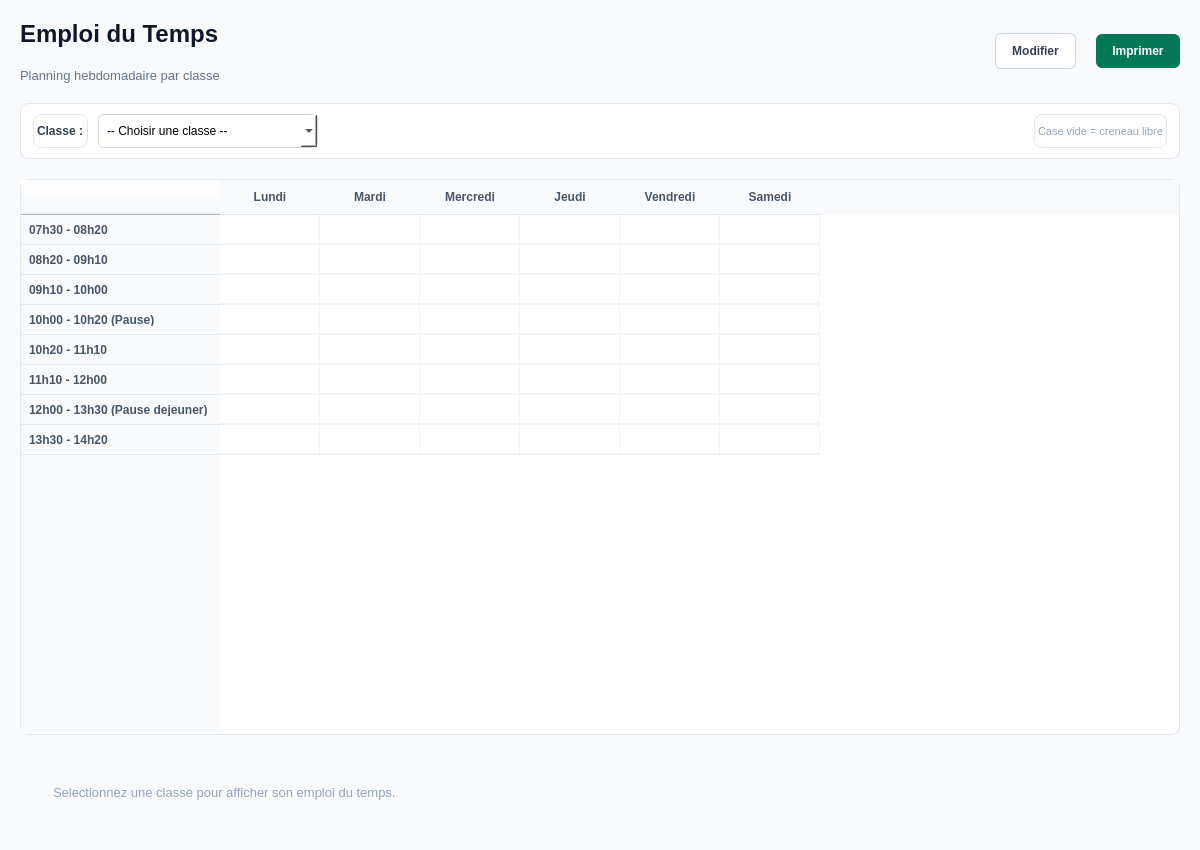
<?xml version="1.0" encoding="UTF-8"?>
<ui version="4.0">
 <class>PagePlanning</class>
 <widget class="QWidget" name="PagePlanning">
  <property name="geometry">
   <rect>
    <x>0</x>
    <y>0</y>
    <width>1200</width>
    <height>850</height>
   </rect>
  </property>
  <property name="windowTitle">
   <string>Emploi du Temps</string>
  </property>
  <property name="styleSheet">
   <string>background-color: #f8fafc; font-family: 'Segoe UI', sans-serif;</string>
  </property>
  <layout class="QVBoxLayout" name="mainLayout">
   <property name="spacing">
    <number>20</number>
   </property>
   <property name="leftMargin">
    <number>20</number>
   </property>
   <property name="topMargin">
    <number>20</number>
   </property>
   <property name="rightMargin">
    <number>20</number>
   </property>
   <property name="bottomMargin">
    <number>20</number>
   </property>

   <!-- EN-TETE -->
   <item>
    <layout class="QHBoxLayout" name="headerLayout">
     <item>
      <layout class="QVBoxLayout" name="titleLayout">
       <item>
        <widget class="QLabel" name="lbl_page_title">
         <property name="styleSheet">
          <string>color: #0f172a; font-size: 24px; font-weight: bold;</string>
         </property>
         <property name="text">
          <string>Emploi du Temps</string>
         </property>
        </widget>
       </item>
       <item>
        <widget class="QLabel" name="lbl_page_subtitle">
         <property name="styleSheet">
          <string>color: #64748b; font-size: 13px;</string>
         </property>
         <property name="text">
          <string>Planning hebdomadaire par classe</string>
         </property>
        </widget>
       </item>
      </layout>
     </item>
     <item>
      <spacer name="headerSpacer">
       <property name="orientation">
        <enum>Qt::Horizontal</enum>
       </property>
       <property name="sizeHint" stdset="0">
        <size>
         <width>40</width>
         <height>20</height>
        </size>
       </property>
      </spacer>
     </item>
     <item>
      <widget class="QPushButton" name="btn_edit_planning">
       <property name="cursor">
        <cursorShape>PointingHandCursor</cursorShape>
       </property>
       <property name="styleSheet">
        <string>background-color: #ffffff; color: #334155; border: 1px solid #cbd5e1; border-radius: 6px; padding: 10px 16px; font-weight: bold;</string>
       </property>
       <property name="text">
        <string>Modifier</string>
       </property>
      </widget>
     </item>
     <item>
      <widget class="QPushButton" name="btn_print_planning">
       <property name="cursor">
        <cursorShape>PointingHandCursor</cursorShape>
       </property>
       <property name="styleSheet">
        <string>background-color: #047857; color: white; border: none; border-radius: 6px; padding: 10px 16px; font-weight: bold;</string>
       </property>
       <property name="text">
        <string>Imprimer</string>
       </property>
      </widget>
     </item>
    </layout>
   </item>

   <!-- SELECTEUR DE CLASSE -->
   <item>
    <widget class="QFrame" name="selectorBar">
     <property name="styleSheet">
      <string>background-color: #ffffff; border: 1px solid #e2e8f0; border-radius: 8px;</string>
     </property>
     <layout class="QHBoxLayout" name="selectorLayout">
      <property name="leftMargin">
       <number>12</number>
      </property>
      <property name="topMargin">
       <number>10</number>
      </property>
      <property name="rightMargin">
       <number>12</number>
      </property>
      <property name="bottomMargin">
       <number>10</number>
      </property>
      <property name="spacing">
       <number>10</number>
      </property>
      <item>
       <widget class="QLabel" name="lbl_selector">
        <property name="styleSheet">
         <string>color: #334155; font-weight: bold;</string>
        </property>
        <property name="text">
         <string>Classe :</string>
        </property>
       </widget>
      </item>
      <item>
       <widget class="QComboBox" name="combo_classe_planning">
        <property name="minimumSize">
         <size>
          <width>220</width>
          <height>0</height>
         </size>
        </property>
        <property name="styleSheet">
         <string>border: 1px solid #cbd5e1; border-radius: 6px; padding: 8px;</string>
        </property>
        <item>
         <property name="text">
          <string>-- Choisir une classe --</string>
         </property>
        </item>
       </widget>
      </item>
      <item>
       <spacer name="selectorSpacer">
        <property name="orientation">
         <enum>Qt::Horizontal</enum>
        </property>
        <property name="sizeHint" stdset="0">
         <size>
          <width>40</width>
          <height>20</height>
         </size>
        </property>
       </spacer>
      </item>
      <item>
       <widget class="QLabel" name="lbl_legend_libre">
        <property name="styleSheet">
         <string>color: #94a3b8; font-size: 11px;</string>
        </property>
        <property name="text">
         <string>Case vide = creneau libre</string>
        </property>
       </widget>
      </item>
     </layout>
    </widget>
   </item>

   <!-- GRILLE HEBDOMADAIRE -->
   <item>
    <widget class="QTableWidget" name="table_planning">
     <property name="styleSheet">
      <string>
       QTableWidget {
           background-color: #ffffff;
           border: 1px solid #e2e8f0;
           border-radius: 8px;
           gridline-color: #f1f5f9;
           font-size: 12px;
       }
       QHeaderView::section {
           background-color: #f8fafc;
           color: #475569;
           font-weight: bold;
           padding: 8px;
           border: none;
           border-bottom: 1px solid #e2e8f0;
       }
       QTableWidget::item {
           padding: 4px;
           border-bottom: 1px solid #f1f5f9;
       }
      </string>
     </property>
     <property name="editTriggers">
      <set>QAbstractItemView::NoEditTriggers</set>
     </property>
     <property name="showGrid">
      <bool>true</bool>
     </property>
     <property name="rowCount">
      <number>8</number>
     </property>
     <row>
      <property name="text">
       <string>07h30 - 08h20</string>
      </property>
     </row>
     <row>
      <property name="text">
       <string>08h20 - 09h10</string>
      </property>
     </row>
     <row>
      <property name="text">
       <string>09h10 - 10h00</string>
      </property>
     </row>
     <row>
      <property name="text">
       <string>10h00 - 10h20 (Pause)</string>
      </property>
     </row>
     <row>
      <property name="text">
       <string>10h20 - 11h10</string>
      </property>
     </row>
     <row>
      <property name="text">
       <string>11h10 - 12h00</string>
      </property>
     </row>
     <row>
      <property name="text">
       <string>12h00 - 13h30 (Pause dejeuner)</string>
      </property>
     </row>
     <row>
      <property name="text">
       <string>13h30 - 14h20</string>
      </property>
     </row>
     <column>
      <property name="text">
       <string>Lundi</string>
      </property>
     </column>
     <column>
      <property name="text">
       <string>Mardi</string>
      </property>
     </column>
     <column>
      <property name="text">
       <string>Mercredi</string>
      </property>
     </column>
     <column>
      <property name="text">
       <string>Jeudi</string>
      </property>
     </column>
     <column>
      <property name="text">
       <string>Vendredi</string>
      </property>
     </column>
     <column>
      <property name="text">
       <string>Samedi</string>
      </property>
     </column>
    </widget>
   </item>

   <!-- ETAT VIDE : affiche si aucune classe n'est selectionnee -->
   <item>
    <widget class="QLabel" name="lbl_empty_state_planning">
     <property name="styleSheet">
      <string>color: #94a3b8; font-size: 13px; padding: 30px; qproperty-alignment: AlignCenter;</string>
     </property>
     <property name="text">
      <string>Selectionnez une classe pour afficher son emploi du temps.</string>
     </property>
     <property name="visible">
      <bool>false</bool>
     </property>
    </widget>
   </item>

  </layout>
 </widget>
 <resources/>
 <connections/>
</ui>
